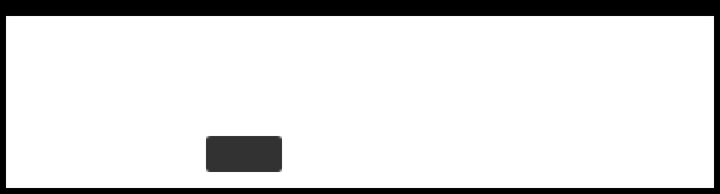
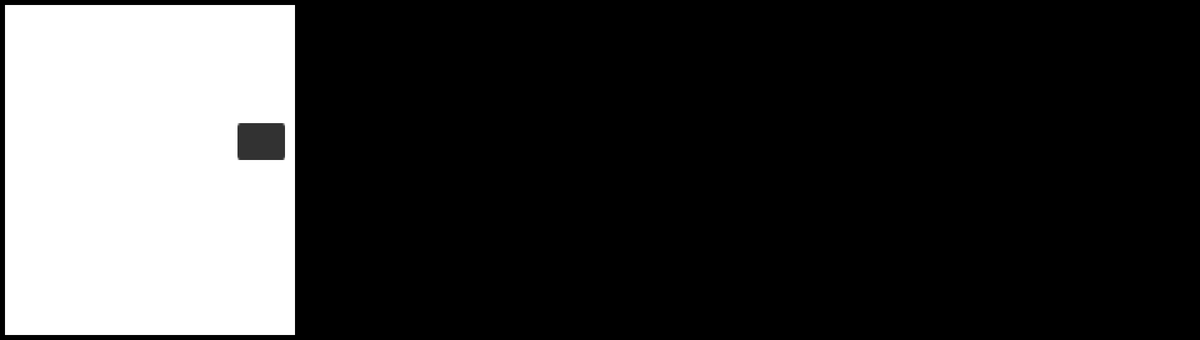

One screen, two layout resources from the same app: the default and the repository's alternative for another configuration. Each is rendered where Android would select it; the XML of both is given below.
<!-- AndroidManifest.xml: application theme AppTheme -->
<!-- res/layout/shows_listitem.xml -->
<?xml version="1.0" encoding="utf-8"?>
<LinearLayout xmlns:android="http://schemas.android.com/apk/res/android"
    android:layout_width="match_parent"
    android:layout_height="wrap_content"
    android:orientation="vertical"
    android:padding="@dimen/common_margin" >

    <RelativeLayout
        android:id="@+id/lyt_content"
        android:layout_width="match_parent"
        android:layout_height="wrap_content"
        android:layout_marginTop="5dp"
        android:background="@android:color/white"
        android:padding="3dp" >

        <ImageView
            android:id="@+id/image_show"
            android:layout_width="@dimen/shows_list_image_width"
            android:layout_height="@dimen/shows_list_image_height"
            android:layout_alignParentTop="true"
            android:scaleType="fitXY" />

        <TextView
            android:id="@+id/txt_duration"
            android:layout_width="wrap_content"
            android:layout_height="wrap_content"
            android:layout_alignBottom="@+id/image_show"
            android:layout_alignRight="@+id/image_show"
            android:layout_marginBottom="5dp"
            android:layout_marginRight="5dp"
            android:background="@drawable/time_panel"
            android:gravity="center"
            android:padding="@dimen/smallest_padding"
            android:textColor="@android:color/white"
            android:textSize="@dimen/small_text_size"
            android:textStyle="bold" />

        <TextView
            android:id="@+id/textView1"
            android:layout_width="@dimen/shows_list_text_width"
            android:layout_height="wrap_content"
            android:layout_alignTop="@+id/image_show"
            android:layout_marginLeft="10dp"
            android:layout_toRightOf="@+id/image_show"
            android:maxLines="3"
            android:paddingRight="5dp"
            android:textColor="@color/app_color"
            android:textSize="@dimen/show_list_show_name"
            android:textStyle="bold" />

        <TextView
            android:id="@+id/textView2"
            android:layout_width="wrap_content"
            android:layout_height="wrap_content"
            android:layout_alignLeft="@+id/textView1"
            android:layout_below="@+id/textView1"
            android:maxLines="1"
            android:paddingRight="5dp"
            android:textColor="@color/text_color_2"
            android:textSize="@dimen/normal_text_size" />
    </RelativeLayout>

</LinearLayout>
<!-- resources referenced by this layout -->
<resources>
  <color name="app_color">#F76050</color>
  <color name="text_color_2">#696969</color>
  <!-- from res/values-sw360dp/ -->
  <dimen name="common_margin">3dp</dimen>
  <!-- from res/values-sw360dp/ -->
  <dimen name="normal_text_size">14sp</dimen>
  <!-- from res/values-sw360dp/ -->
  <dimen name="show_list_show_name">18sp</dimen>
  <!-- from res/values-sw360dp/ -->
  <dimen name="shows_list_image_height">80dp</dimen>
  <!-- from res/values-sw360dp/ -->
  <dimen name="shows_list_image_width">140dp</dimen>
  <!-- from res/values-sw360dp/ -->
  <dimen name="shows_list_text_width">160dp</dimen>
  <!-- from res/values-sw360dp/ -->
  <dimen name="small_text_size">10sp</dimen>
  <!-- from res/values-sw360dp/ -->
  <dimen name="smallest_padding">2dp</dimen>
  <style name="AppTheme" parent="@style/AppThemeWithActionBar">
          
      </style>
  <style name="AppThemeWithActionBar" parent="@style/Theme.Adultswimactionbar">
      	<item name="android:actionBarSize">@dimen/actionBarsize</item>
  	  </style>
  <!-- from res/values-sw360dp/ -->
  <dimen name="actionBarsize">60dp</dimen>
  <style name="PopupMenu.Adultswimactionbar" parent="@android:style/Widget.Holo.ListPopupWindow">
          <item name="android:popupBackground">@drawable/menu_dropdown_panel_adultswimactionbar</item>
      </style>
  <style name="DropDownListView.Adultswimactionbar" parent="@android:style/Widget.Holo.ListView.DropDown">
          <item name="android:listSelector">@drawable/selectable_background_adultswimactionbar</item>
      </style>
  <style name="ActionBarTabStyle.Adultswimactionbar" parent="@android:style/Widget.Holo.ActionBar.TabView">
          <item name="android:background">@drawable/tab_indicator_ab_adultswimactionbar</item>
          <item name="android:minHeight">100dp</item>
      </style>
  <style name="DropDownNav.Adultswimactionbar" parent="@android:style/Widget.Holo.Spinner">
          <item name="android:background">@drawable/spinner_background_ab_adultswimactionbar</item>
          <item name="android:popupBackground">@drawable/menu_dropdown_panel_adultswimactionbar</item>
          <item name="android:dropDownSelector">@drawable/selectable_background_adultswimactionbar</item>
      </style>
  <style name="ActionBar.Solid.Adultswimactionbar" parent="@android:style/Widget.Holo.ActionBar.Solid">
          <item name="android:background">@drawable/ab_solid_adultswimactionbar</item>
          <item name="android:backgroundStacked">@drawable/ab_stacked_solid_adultswimactionbar</item>
          <item name="android:backgroundSplit">@drawable/ab_bottom_solid_adultswimactionbar</item>
          <item name="android:progressBarStyle">@style/ProgressBar.Adultswimactionbar</item>
      </style>
  <style name="ActionButton.CloseMode.Adultswimactionbar" parent="@android:style/Widget.Holo.ActionButton.CloseMode">
          <item name="android:background">@drawable/btn_cab_done_adultswimactionbar</item>
      </style>
  <style name="ActionBarTabTextStyle" parent="@android:style/Widget.ActionBar.TabText">
          <item name="android:textSize">@dimen/tab_text_size</item>
          <item name="android:textColor">@android:color/white</item>
          <item name="android:textStyle">bold</item>
          <item name="android:textAllCaps">true</item>
      </style>
  <!-- drawable pressed_background_adultswimactionbar (drawable) -->
  <?xml version="1.0" encoding="utf-8"?>
  <shape xmlns:android="http://schemas.android.com/apk/res/android" android:shape="rectangle">
      <solid android:color="@color/pressed_adultswimactionbar" />
  </shape>
  <style name="ProgressBar.Adultswimactionbar" parent="@android:style/Widget.Holo.ProgressBar.Horizontal">
          <item name="android:progressDrawable">@drawable/progress_horizontal_adultswimactionbar</item>
      </style>
  <!-- from res/values-sw360dp/ -->
  <dimen name="tab_text_size">14sp</dimen>
  <color name="pressed_adultswimactionbar">#000000</color>
</resources>
<!-- res/layout-sw600dp-land/shows_listitem.xml (the repository's variant of the layout above) -->
<!-- drawn on a 7-inch tablet turned sideways -->
<?xml version="1.0" encoding="utf-8"?>
<RelativeLayout xmlns:android="http://schemas.android.com/apk/res/android"
    android:layout_width="wrap_content"
    android:layout_height="wrap_content"
    android:orientation="vertical"
    android:padding="@dimen/shows_horizontal_list_item_padding" >

    <RelativeLayout
        android:id="@+id/lyt_content"
        android:layout_width="@dimen/shows_horizontal_list_width"
        android:layout_height="@dimen/shows_horizontal_list_height"
        android:background="@android:color/white"
        android:padding="@dimen/shows_horizontal_list_content_padding" >

        <ImageView
            android:id="@+id/image_show"
            android:layout_width="@dimen/shows_horizontal_list_image_width"
            android:layout_height="@dimen/shows_horizontal_list_image_height"
            android:scaleType="fitXY" />

        <TextView
            android:id="@+id/txt_duration"
            android:layout_width="wrap_content"
            android:layout_height="wrap_content"
            android:layout_alignBottom="@+id/image_show"
            android:layout_alignRight="@+id/image_show"
            android:layout_marginBottom="@dimen/common_margin"
            android:layout_marginRight="@dimen/common_margin"
            android:background="@drawable/time_panel"
            android:gravity="center"
            android:padding="@dimen/smallest_padding"
            android:textColor="@android:color/white"
            android:textSize="@dimen/small_text_size"
            android:textStyle="bold" />

        <TextView
            android:id="@+id/textView1"
            android:layout_width="@dimen/shows_horizontal_list_text_width"
            android:layout_height="wrap_content"
            android:layout_below="@+id/image_show"
            android:layout_marginLeft="10dp"
            android:layout_marginTop="5dp"
            android:maxLines="2"
            android:textAllCaps="true"
            android:textColor="@color/app_color"
            android:textSize="@dimen/show_list_show_name"
            android:textStyle="bold" />

        <TextView
            android:id="@+id/textView2"
            android:layout_width="wrap_content"
            android:layout_height="wrap_content"
            android:layout_alignLeft="@+id/textView1"
            android:layout_below="@+id/textView1"
            android:maxLines="@integer/text_max_lines"
            android:textColor="@android:color/black"
            android:textSize="@dimen/small_text_size" />

        <TextView
            android:id="@+id/textView3"
            android:layout_width="@dimen/shows_horizontal_list_image_width"
            android:layout_height="wrap_content"
            android:layout_alignLeft="@+id/textView2"
            android:layout_below="@+id/textView2"
            android:layout_marginRight="10dp"
            android:maxLines="2"
            android:textColor="@color/text_color_1"
            android:textSize="@dimen/small_text_size" />
    </RelativeLayout>

</RelativeLayout>
<!-- resources referenced by the variant -->
<!-- as a 7-inch tablet turned sideways resolves them -->
<resources>
  <color name="app_color">#F76050</color>
  <color name="text_color_1">#A9A9A9</color>
  <!-- from res/values-sw600dp-land/ -->
  <dimen name="common_margin">5dp</dimen>
  <!-- from res/values-sw600dp-land/ -->
  <dimen name="show_list_show_name">24sp</dimen>
  <!-- from res/values-sw600dp-land/ -->
  <dimen name="shows_horizontal_list_content_padding">2dp</dimen>
  <!-- from res/values-sw600dp-land/ -->
  <dimen name="shows_horizontal_list_height">264dp</dimen>
  <!-- from res/values-sw600dp-land/ -->
  <dimen name="shows_horizontal_list_image_height">127dp</dimen>
  <!-- from res/values-sw600dp-land/ -->
  <dimen name="shows_horizontal_list_image_width">227dp</dimen>
  <!-- from res/values-sw600dp-land/ -->
  <dimen name="shows_horizontal_list_item_padding">4dp</dimen>
  <!-- from res/values-sw600dp-land/ -->
  <dimen name="shows_horizontal_list_text_width">214dp</dimen>
  <!-- from res/values-sw600dp-land/ -->
  <dimen name="shows_horizontal_list_width">232dp</dimen>
  <!-- from res/values-sw600dp-land/ -->
  <dimen name="small_text_size">16sp</dimen>
  <!-- from res/values-sw600dp-land/ -->
  <dimen name="smallest_padding">4dp</dimen>
  <!-- from res/values-sw600dp/ -->
  <integer name="text_max_lines">2</integer>
  <style name="AppTheme" parent="@style/AppThemeWithActionBar">
          
      </style>
  <style name="AppThemeWithActionBar" parent="@style/Theme.Adultswimactionbar">
      	<item name="android:actionBarSize">@dimen/actionBarsize</item>
  	  </style>
  <!-- from res/values-sw600dp-land/ -->
  <dimen name="actionBarsize">60dp</dimen>
  <style name="PopupMenu.Adultswimactionbar" parent="@android:style/Widget.Holo.ListPopupWindow">
          <item name="android:popupBackground">@drawable/menu_dropdown_panel_adultswimactionbar</item>
      </style>
  <style name="DropDownListView.Adultswimactionbar" parent="@android:style/Widget.Holo.ListView.DropDown">
          <item name="android:listSelector">@drawable/selectable_background_adultswimactionbar</item>
      </style>
  <style name="ActionBarTabStyle.Adultswimactionbar" parent="@android:style/Widget.Holo.ActionBar.TabView">
          <item name="android:background">@drawable/tab_indicator_ab_adultswimactionbar</item>
          <item name="android:minHeight">100dp</item>
      </style>
  <style name="DropDownNav.Adultswimactionbar" parent="@android:style/Widget.Holo.Spinner">
          <item name="android:background">@drawable/spinner_background_ab_adultswimactionbar</item>
          <item name="android:popupBackground">@drawable/menu_dropdown_panel_adultswimactionbar</item>
          <item name="android:dropDownSelector">@drawable/selectable_background_adultswimactionbar</item>
      </style>
  <style name="ActionButton.CloseMode.Adultswimactionbar" parent="@android:style/Widget.Holo.ActionButton.CloseMode">
          <item name="android:background">@drawable/btn_cab_done_adultswimactionbar</item>
      </style>
  <style name="ActionBarTabTextStyle" parent="@android:style/Widget.ActionBar.TabText">
          <item name="android:textSize">@dimen/tab_text_size</item>
          <item name="android:textColor">@android:color/white</item>
          <item name="android:textStyle">bold</item>
          <item name="android:textAllCaps">true</item>
      </style>
  <!-- drawable pressed_background_adultswimactionbar (drawable) -->
  <?xml version="1.0" encoding="utf-8"?>
  <shape xmlns:android="http://schemas.android.com/apk/res/android" android:shape="rectangle">
      <solid android:color="@color/pressed_adultswimactionbar" />
  </shape>
  <style name="ProgressBar.Adultswimactionbar" parent="@android:style/Widget.Holo.ProgressBar.Horizontal">
          <item name="android:progressDrawable">@drawable/progress_horizontal_adultswimactionbar</item>
      </style>
  <!-- from res/values-sw600dp-land/ -->
  <dimen name="tab_text_size">18sp</dimen>
  <color name="pressed_adultswimactionbar">#000000</color>
</resources>
